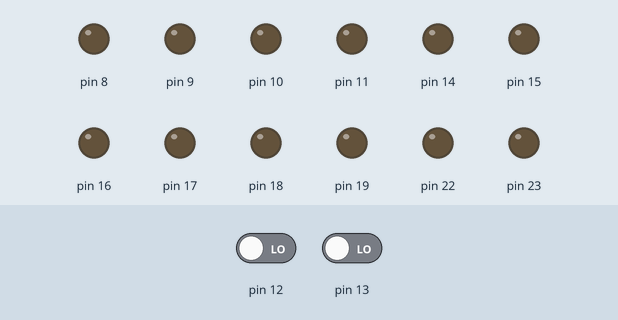
Bench run of a sketch on a simulated Arduino Uno, built with avr-gcc and run on an emulated ATmega328P. Parts: output pins drawn as LEDs (lit = HIGH). Dashed ring = blinking. The test bench sets the inputs (shaded band); at power-on: pin 12 LOW, pin 13 LOW.

Above: at 1.4 s.
1.5 s: pin 12 driven HIGH
At 1.83 s:
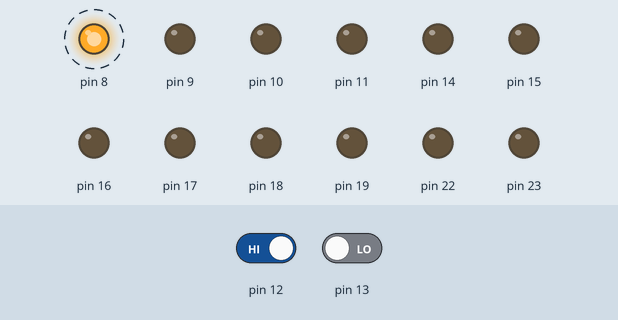
4.5 s: pin 12 driven LOW
At 4.5 s:
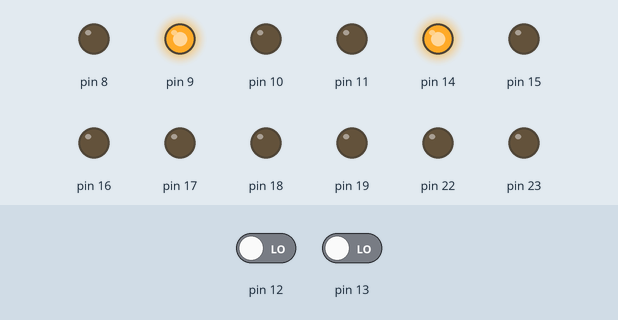
6.0 s: pin 12 driven HIGH
At 7.71 s:
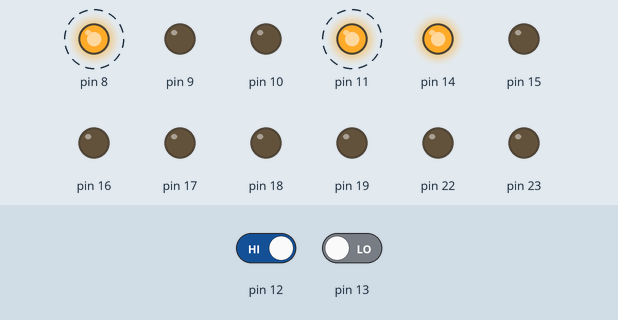
9.0 s: pin 13 driven HIGH
At 15.05 s:
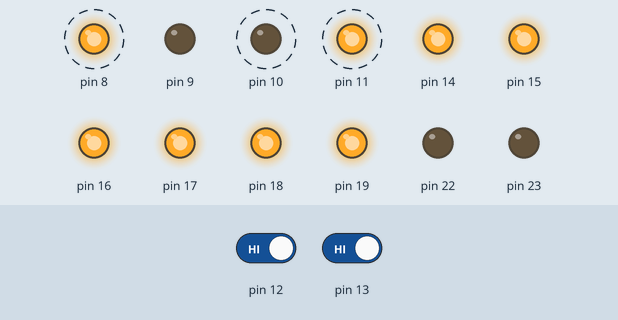
Timing chart, 0 to 23.7 s (numbered marks = the images above; inputs shaded):
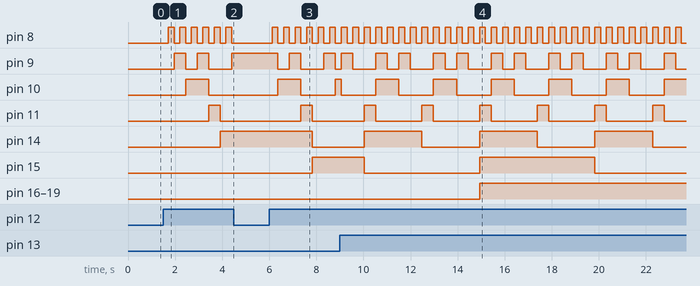

The sketch:

p2.ino
```cpp
void setup()
{
  asm(
"		JMP start				\n"
"delay: LDI	 r23,  20			\n"	//Delay 1 sec
"w1:	LDI	 r24,  255 			\n"
"w2:	LDI  r25,  255 			\n"
"w3:	DEC  r25  				\n"
"		BRNE w3					\n"
"		DEC  r24				\n"
"		BRNE w2					\n"
"		DEC  r23				\n"
"       BRNE w1					\n"
"		RET						\n"
"increment:						\n"
"		INC  r17				\n"	//Increment r17 value by 1
"		JMP  done				\n"	//Go to done block
"decrement:						\n"
"		CPI  r17,  0b00000001	\n"	//If(r17 == 1)
"		BREQ one				\n"	//Go to one block
"		CPI  r17,  0b00000000	\n"	//If(r17 == 0)
"		BREQ if2				\n"	//Go to zero block
"		DEC  r17				\n"	//else { decrement r17 value by 1
"		JMP  out				\n"	//go to done2 }
"one:							\n"
"		DEC  r17				\n"	//Decrement r17 value by 1
"		JMP  out				\n"	//Go to out block
"if:							\n"
" 	    INC  r19				\n"	//Increment r19 value by 1
" 	    LDI  r17,  0b00000000	\n"	//Set the r17 to 0(reset).
"		JMP  out				\n"	//Go to out block
"if2:							\n"
" 	    DEC  r19				\n"	//Decrement r19 value by 1
" 	    LDI  r17,  0b00001001	\n"	//Set the r17 to 0(reset).
"		JMP  out				\n" //Go to out block
"start:							\n" //Setting start values
"		IN 	 r17,  0x04 ;		\n"
"		ORI  r17,  0b11001111	\n"	//  DDRB 0b11001111
"		OUT  0x04, r17			\n" //  DDRB <- r17
"		IN 	 r18,  0x07 ;		\n"
"		ORI  r18,  0b11111111	\n"	//  DDRC 0b11111111
"		OUT  0x07, r18			\n" //  DDRB <- r18
"		LDI  r17,  0b00000000	\n"	// PORTB initial 000000000
"		LDI  r19,  0b00000000	\n"	// PORTC initial 000000000
"		LDI  r20,  0b00000000	\n"	// PINB initial 000000000
"		CALL delay				\n"	//Call delay function
  );

}

void loop()
{
  asm(
"LOOP:							\n"
"		IN   r20,  0x03			\n"	//r20 <- PINB
"		IN 	 r17,  0x05 ;		\n" //r17 <- PORTB
"		IN 	 r19,  0x08 ;		\n" //r19 <- PORTC
"		CPI  r20,  0b00100000   \n"	//If(PINB >= 00100000(32))
"		BRGE decrement			\n"	//Go to decrement block
"		CPI  r20,  0b00010000	\n"	//If(PINB >= 00010000(16))
"		BRGE increment			\n"	//Go to increment block
"		JMP out					\n"	//else go to out block
"done:							\n"
"		CPI  r17,  0b00001010   \n"	//If(PORTB == 0001010(10))
"		BREQ if					\n"	//Go to if block
"out:							\n"
"		OUT  0x05, r17			\n"	//Display r17 value on the firts seven-segment display
"		OUT  0x08, r19			\n"	//Display r19 value on the second seven-segment display
"		CALL delay				\n"	//Call delay function
"		JMP  LOOP				\n"
  );

}
```

Measured:
- after the input at 1.5 s, pin 8: alternates HIGH for 0.24 s and LOW for 0.24 s, starting after 0.21 s; pin 9: goes HIGH 0.49 s, LOW 0.49 s, HIGH 0.49 s, LOW 0.98 s, then HIGH, starting after 0.46 s; pin 10: LOW → HIGH after 0.95 s, → LOW 0.98 s later; pin 11: LOW → HIGH after 1.9 s, → LOW 0.49 s later; pin 14: LOW → HIGH after 2.4 s
- after the input at 4.5 s, pin 8: stops changing and stays LOW; pin 9: stays HIGH (without the input it goes to LOW after 0.40 s); pin 10: stays LOW (without the input it goes to HIGH after 0.40 s); pin 11: stays LOW (without the input it goes to HIGH after 1.4 s)
- after the input at 6.0 s, pin 8: alternates HIGH for 0.24 s and LOW for 0.24 s, starting after 0.12 s; pin 9: goes LOW 0.49 s, HIGH 0.49 s, LOW 0.98 s, HIGH 0.49 s, then LOW, starting after 0.37 s; pin 10: LOW → HIGH after 0.37 s, → LOW 0.98 s later, → HIGH 1.5 s later; pin 11: LOW → HIGH after 1.3 s, → LOW 0.49 s later; pin 14: HIGH → LOW after 1.8 s
- after the input at 9.0 s, pin 17: LOW → HIGH after 5.9 s instead of 13.5 s; pin 18, pin 19: LOW → HIGH after 5.9 s
